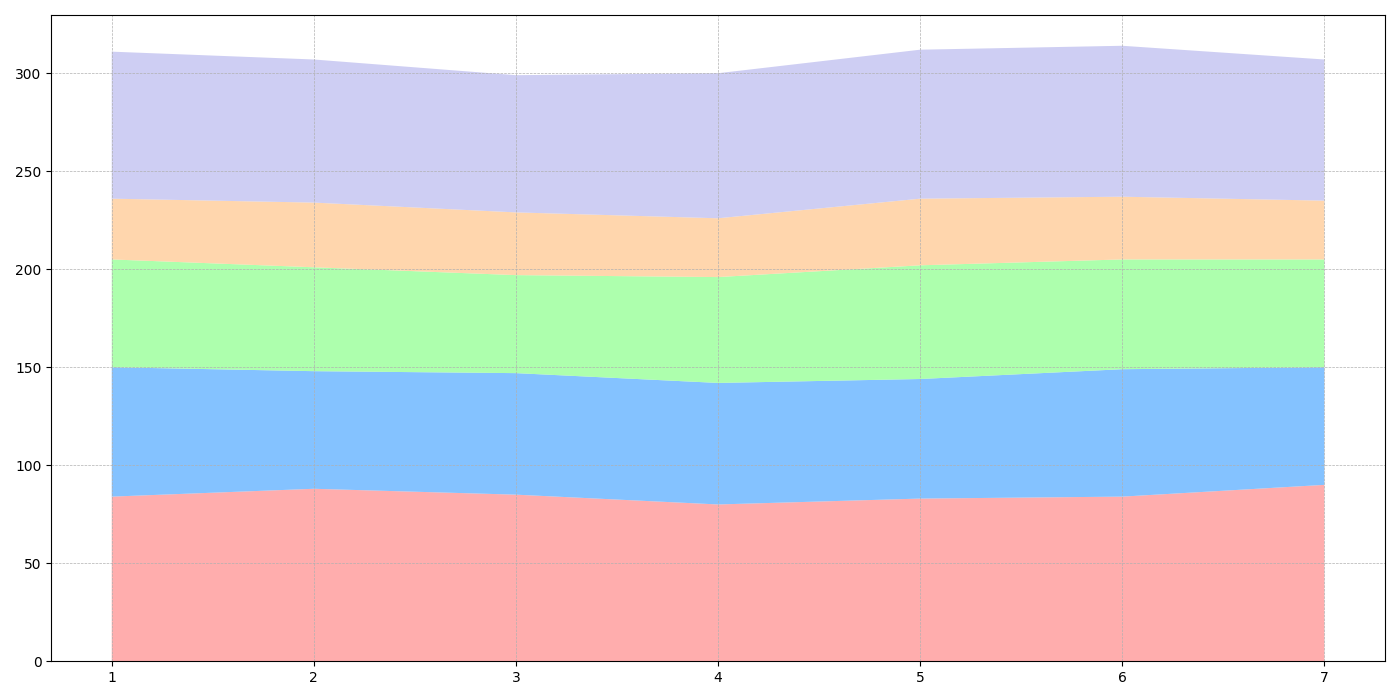

This chart was generated by the following Python code:
import matplotlib.pyplot as plt
import numpy as np

departments = ['Software Development', 'Marketing', 'Sales', 'Human Resources', 'Customer Support']
days = np.arange(1, 8)

software_dev = np.array([84, 88, 85, 80, 83, 84, 90])
marketing = np.array([66, 60, 62, 62, 61, 65, 60])
sales = np.array([55, 53, 50, 54, 58, 56, 55])
hr = np.array([31, 33, 32, 30, 34, 32, 30])
customer_support = np.array([75, 73, 70, 74, 76, 77, 72])

data = np.vstack([software_dev, marketing, sales, hr, customer_support])

fig, ax = plt.subplots(figsize=(14, 7))

# Changed colors to a new color set
ax.stackplot(days, data, colors=['#ff9999', '#66b3ff', '#99ff99', '#ffcc99', '#c2c2f0'], alpha=0.8)
ax.set_xticks(days)
ax.grid(True, linestyle='--', linewidth=0.5)

plt.tight_layout()

plt.show()
